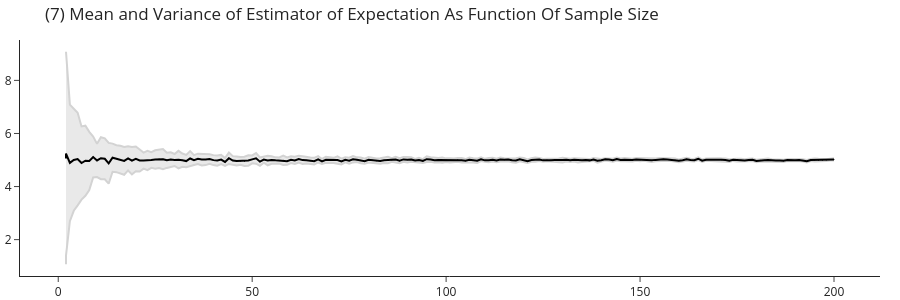

Source (notebook cell):
### Markdown cell above
Now let's observe another importent property of this estimator for the expectation $\hat\mu$:
$$Var\left(\hat\mu \right) \overset{m \rightarrow \infty}{\rightarrow} 0$$

Meaning, that as the number of samples increase, not just that out estimation of $\mu$ is closer to the real value, but also the variance of this estimation (how will it differ given a different set of $m$ data-points) decreases. In other words, our **confidence** in our estimation increases.

To measure the variance of an estimator we need simulations. In is not enough to sample $m$ samples from the distributions, but also repeat this process $N$ times. For each $m$, we ends up with $N$ different values of $\hat\mu$, over which we can compute the variance of estimation.

This variance is often visualized as an upper and lower bounds around the average estimation of the estimator. This is what is known as a **confidence interval**.

### Code cell
N = 100

estimations = np.zeros((len(ms), N))
for i, m in enumerate(ms):
    estimations[i,:] = np.array([np.mean(np.random.normal(mu, sigma, m)) for _ in range(N)])
    
means = estimations.mean(axis=1)
variances = estimations.var(ddof=1, axis=1)

go.Figure([go.Scatter(x=ms, y=means-2*variances, fill=None, mode="lines", line=dict(color="lightgrey"), showlegend=False),
           go.Scatter(x=ms, y=means+2*variances, fill='tonexty', mode="lines", line=dict(color="lightgrey"), showlegend=False),
           go.Scatter(x=ms, y=means, mode="markers+lines", marker=dict(color="black",size=1), showlegend=False)],
         layout=go.Layout(title="(7) Mean and Variance of Estimator of Expectation As Function Of Sample Size",
                         height=300)).show()

### Figure 1 — Plotly figure (JSON) as saved in the notebook; plotly's stock layout.template omitted (floating-point values rounded to 4 significant figures; data arrays with more than 128 entries replaced by an {"elided": "..."} marker saying what was removed)
{"data": [{"line": {"color": "lightgrey"}, "mode": "lines", "showlegend": false, "type": "scatter", "x": {"elided": "200 int values"}, "y": {"elided": "200 float values"}}, {"fill": "tonexty", "line": {"color": "lightgrey"}, "mode": "lines", "showlegend": false, "type": "scatter", "x": {"elided": "200 int values"}, "y": {"elided": "200 float values"}}, {"marker": {"color": "black", "size": 1}, "mode": "markers+lines", "showlegend": false, "type": "scatter", "x": {"elided": "200 int values"}, "y": {"elided": "200 float values"}}], "layout": {"height": 300, "title": {"text": "(7) Mean and Variance of Estimator of Expectation As Function Of Sample Size"}}}
